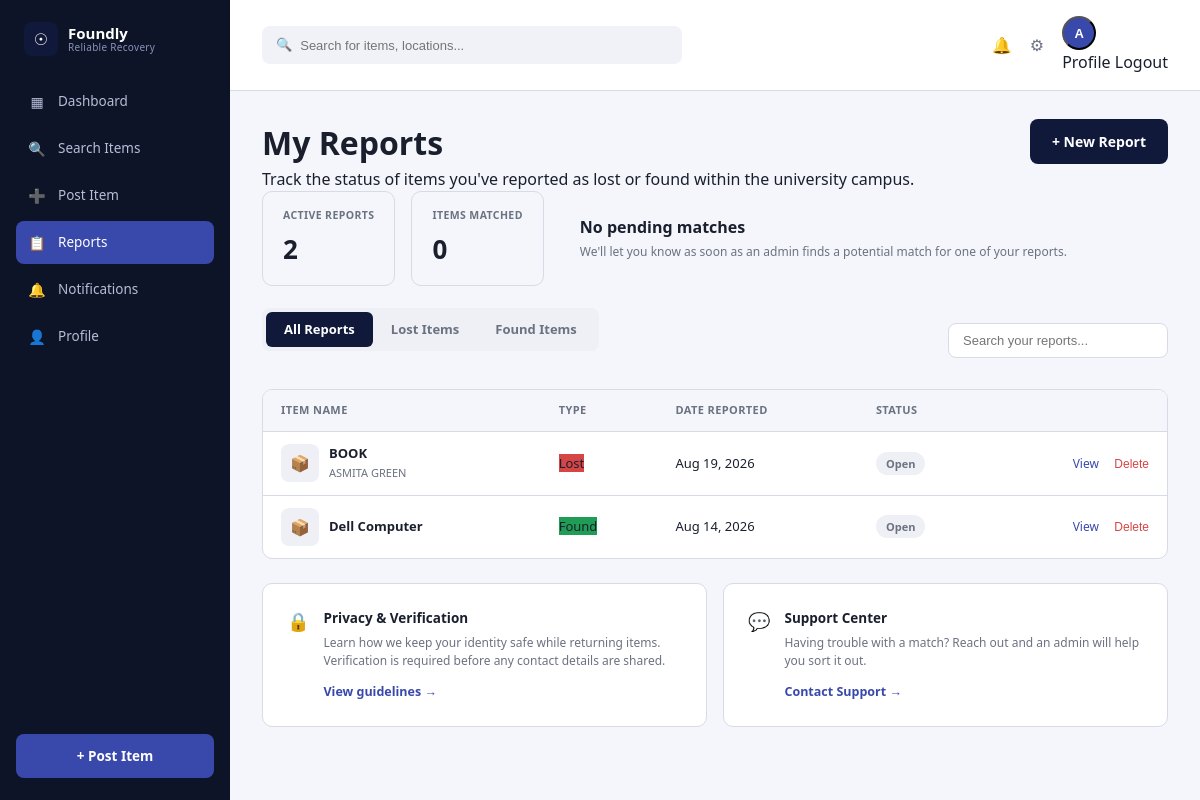
Screenshot of /my_reports.php (signed in) with the database file from the repository.
### tables this page shows
CREATE TABLE `reports` (
  `report_id` int(11) NOT NULL,
  `user_id` int(11) NOT NULL,
  `type` enum('lost','found') NOT NULL,
  `item_name` varchar(100) NOT NULL,
  `category_id` int(11) DEFAULT NULL,
  `description` text NOT NULL,
  `color` varchar(50) DEFAULT NULL,
  `brand` varchar(50) DEFAULT NULL,
  `reward_amount` decimal(10,2) DEFAULT NULL,
  `condition_status` enum('new','good','fair','poor') DEFAULT NULL,
  `location` varchar(150) NOT NULL,
  `notes` text DEFAULT NULL,
  `date_reported` date NOT NULL,
  `status` enum('open','matched','closed') NOT NULL DEFAULT 'open',
  `is_public` tinyint(1) NOT NULL DEFAULT 1,
  `created_at` timestamp NOT NULL DEFAULT current_timestamp(),
  `photo_data` longblob DEFAULT NULL,
  `photo_type` varchar(100) DEFAULT NULL
);

### category_icon.php (called while the page is built)
<?php
function category_icon($categoryName) {
    $map = [
        'Electronics'            => '&#128187;',
        'Documents / ID Cards'   => '&#128179;',
        'Bags'                   => '&#127890;',
        'Clothing'                => '&#128085;',
        'Accessories'            => '&#128092;',
        'Keys'                    => '&#128273;',
        'Books & Stationery'     => '&#128218;',
        'Other'                   => '&#128230;',
    ];
    return $map[$categoryName] ?? '&#128230;';
}

### my_reports.php (the view, shortened to what this page needs)
<?php
require_once 'db.php';
require_once 'category_icon.php';
$uid = $_SESSION['user_id'];
$stmt = $pdo->prepare("SELECT COUNT(*) FROM reports WHERE user_id = ? AND status = 'open'");
$stmt->execute([$uid]);
$activeCount = (int)$stmt->fetchColumn();
$stmt = $pdo->prepare(
    "SELECT COUNT(DISTINCT m.match_id)
     FROM matches m
     JOIN reports rl ON rl.report_id = m.lost_report_id
     JOIN reports rf ON rf.report_id = m.found_report_id
     WHERE (rl.user_id = ? OR rf.user_id = ?) AND m.status = 'verified'"
);
$stmt->execute([$uid, $uid]);
$matchedCount = (int)$stmt->fetchColumn();
$stmt = $pdo->prepare(
    "SELECT r.report_id, r.item_name
     FROM matches m
     JOIN reports r ON r.report_id = m.lost_report_id OR r.report_id = m.found_report_id
     WHERE r.user_id = ? AND m.status = 'pending'
     LIMIT 1"
);
$stmt->execute([$uid]);
$pendingMatch = $stmt->fetch(PDO::FETCH_ASSOC);
$typeFilter = $_GET['type'] ?? 'all';
$search     = trim($_GET['q'] ?? '');
$page       = max(1, (int)($_GET['page'] ?? 1));
$perPage    = 6;
$where  = ['r.user_id = ?'];
$params = [$uid];
$whereSql = implode(' AND ', $where);
$countStmt = $pdo->prepare("SELECT COUNT(*) FROM reports r WHERE $whereSql");
$countStmt->execute($params);
$totalItems = (int)$countStmt->fetchColumn();
$totalPages = max(1, (int)ceil($totalItems / $perPage));
$page = min($page, $totalPages);
$offset = ($page - 1) * $perPage;
$sql = "SELECT r.report_id, r.type, r.item_name, r.color, r.brand, r.status, r.date_reported, r.category_id,
               m.status AS match_status
        FROM reports r
        LEFT JOIN matches m ON (m.lost_report_id = r.report_id OR m.found_report_id = r.report_id) AND m.status != 'rejected'
        WHERE $whereSql
        ORDER BY r.created_at DESC
        LIMIT $perPage OFFSET $offset";
$stmt = $pdo->prepare($sql);
$stmt->execute($params);
$reports = $stmt->fetchAll(PDO::FETCH_ASSOC);
require 'sidebar.php';
?>
<div style="display:flex;justify-content:space-between;align-items:flex-start;flex-wrap:wrap;gap:14px;">
  <div>
    <h1>My Reports</h1>
    <p class="page-sub">Track the status of items you've reported as lost or found within the university campus.</p>
  </div>
  <a href="report_lost.php" class="btn btn-navy">+ New Report</a>
</div>
<div class="reports-top-row">
  <div class="stat-box">
    <span class="stat-box-label">Active Reports</span>
    <span class="stat-box-value"><?php echo $activeCount; ?></span>
  </div>
  <div class="stat-box">
    <span class="stat-box-label">Items Matched</span>
    <span class="stat-box-value"><?php echo $matchedCount; ?></span>
  </div>
  <?php if ($pendingMatch): ?>
    <div class="match-banner">
      <div>
        <strong>Found a match?</strong>
        <p>One of your reports for "<?php echo htmlspecialchars($pendingMatch['item_name']); ?>" has a potential match. Review it now.</p>
      </div>
      <a href="report_details.php?id=<?php echo $pendingMatch['report_id']; ?>" class="btn" style="background:#fff;color:var(--navy);">Review Now</a>
    </div>
  <?php else: ?>
    <div class="match-banner match-banner-empty">
      <div>
        <strong>No pending matches</strong>
        <p>We'll let you know as soon as an admin finds a potential match for one of your reports.</p>
      </div>
    </div>
  <?php endif; ?>
</div>
<div class="reports-toolbar">
  <div class="type-tabs">
    <a href="?type=all" class="<?php echo $typeFilter === 'all' ? 'active' : ''; ?>">All Reports</a>
    <a href="?type=lost" class="<?php echo $typeFilter === 'lost' ? 'active' : ''; ?>">Lost Items</a>
    <a href="?type=found" class="<?php echo $typeFilter === 'found' ? 'active' : ''; ?>">Found Items</a>
  </div>
  <form method="GET" class="reports-search">
    <input type="text" name="q" placeholder="Search your reports..." value="<?php echo htmlspecialchars($search); ?>">
  </form>
</div>
<?php if (empty($reports)): ?>
  <p style="color:var(--text-muted);font-size:13px;margin-top:16px;">No reports match this view.</p>
<?php else: ?>
  <div class="form-card" style="padding:0;overflow:hidden;">
    <table class="reports-table">
      <thead>
        <tr>
          <th>Item Name</th>
          <th>Type</th>
          <th>Date Reported</th>
          <th>Status</th>
          <th></th>
        </tr>
      </thead>
      <tbody>
        <?php foreach ($reports as $r):
            if ($r['status'] === 'closed') {
                $statusLabel = 'Closed'; $statusClass = 'status-closed';
            } elseif ($r['match_status'] === 'verified') {
                $statusLabel = 'Matched'; $statusClass = 'status-matched';
            } elseif ($r['match_status'] === 'pending') {
                $statusLabel = 'Pending'; $statusClass = 'status-pending';
            } else {
                $statusLabel = 'Open'; $statusClass = 'status-open';
            }
        ?>
          <tr>
            <td>
              <div style="display:flex;align-items:center;gap:10px;">
                <span class="listing-icon"><?php echo category_icon(''); ?></span>
                <div>
                  <strong style="font-size:13px;"><?php echo htmlspecialchars($r['item_name']); ?></strong><br>
                  <small style="color:var(--text-muted);font-size:11px;"><?php echo htmlspecialchars(trim(($r['brand'] ?? '') . ' ' . ($r['color'] ?? ''))); ?></small>
                </div>
              </div>
            </td>
            <td><span class="badge <?php echo $r['type'] === 'lost' ? 'badge-lost' : 'badge-found'; ?>"><?php echo ucfirst($r['type']); ?></span></td>
            <td><?php echo date('M j, Y', strtotime($r['date_reported'])); ?></td>
            <td><span class="status-pill <?php echo $statusClass; ?>"><?php echo $statusLabel; ?></span></td>
            <td style="text-align:right;">
              <a href="report_details.php?id=<?php echo $r['report_id']; ?>" style="font-size:12px;color:var(--indigo);margin-right:12px;">View</a>
              <form method="POST" action="my_reports.php" style="display:inline;" onsubmit="return confirm('Delete this report?');">
                <button type="submit" style="background:none;border:none;color:var(--error);cursor:pointer;font-size:12px;">Delete</button>
              </form>
            </td>
          </tr>
        <?php endforeach; ?>
      </tbody>
    </table>
  </div>
<?php endif; ?>
<div class="info-cards-row">
  <div class="form-card info-card">
    <span class="info-icon">&#128274;</span>
    <div>
      <h3>Privacy &amp; Verification</h3>
      <p>Learn how we keep your identity safe while returning items. Verification is required before any contact details are shared.</p>
      <a href="#">View guidelines &rarr;</a>
    </div>
  </div>
  <div class="form-card info-card">
    <span class="info-icon">&#128172;</span>
    <div>
      <h3>Support Center</h3>
      <p>Having trouble with a match? Reach out and an admin will help you sort it out.</p>
      <a href="#">Contact Support &rarr;</a>
    </div>
  </div>
</div>

### base.css (style rules this page uses)
:root { --navy: #10193a; --navy-dark: #0b122b; --indigo: #3949ab; --indigo-dark: #2f3a8f; --bg-light: #dfe4f3; --bg-white: #ffffff; --text-dark: #1a1f2e; --text-muted: #6b7280; --border-gray: #d7dbe6; --success: #1f9d55; --error: #d64545; --radius: 10px; }
* { box-sizing: border-box; margin: 0; padding: 0; }
body { font-family: 'Segoe UI', Roboto, Arial, sans-serif; color: var(--text-dark); background: var(--bg-white); line-height: 1.5; }
a { text-decoration: none; color: inherit; }
.btn { display: inline-flex; align-items: center; justify-content: center; gap: 8px; padding: 12px 22px; border-radius: 8px; border: none; font-size: 14px; font-weight: 600; cursor: pointer; transition: opacity 0.15s ease; }
.btn-navy { background: var(--navy); color: #fff; }

### sidebar.css (style rules this page uses)
.form-card { background: #fff; border: 1px solid var(--border-gray); border-radius: var(--radius); padding: 24px; }
.type-tabs { display: inline-flex; background: #eef0f6; border-radius: 8px; padding: 4px; margin-bottom: 22px; }
.type-tabs a { padding: 8px 18px; border-radius: 6px; font-size: 13px; font-weight: 600; color: var(--text-muted); }
.type-tabs a.active { background: var(--navy); color: #fff; }
.badge-lost { background: var(--error); }
.badge-found { background: var(--success); }
.listing-icon { width: 38px; height: 38px; border-radius: 8px; background: #eef0f6; display: flex; align-items: center; justify-content: center; font-size: 16px; flex-shrink: 0; }
.reports-top-row { display: grid; grid-template-columns: auto auto 1fr; gap: 16px; margin-bottom: 22px; align-items: stretch; }
.stat-box { border: 1px solid var(--border-gray); border-radius: var(--radius); padding: 16px 20px; min-width: 130px; display: flex; flex-direction: column; gap: 6px; justify-content: center; }
.stat-box-label { font-size: 10.5px; text-transform: uppercase; letter-spacing: 0.4px; color: var(--text-muted); font-weight: 700; }
.stat-box-value { font-size: 26px; font-weight: 700; }
.match-banner { background: var(--navy); color: #fff; border-radius: var(--radius); padding: 16px 20px; display: flex; align-items: center; justify-content: space-between; gap: 16px; }
.match-banner p { font-size: 12px; color: #c7cbe6; margin-top: 4px; }
.match-banner-empty { background: #f4f6fb; color: var(--text-dark); }
.match-banner-empty p { color: var(--text-muted); }
.reports-toolbar { display: flex; justify-content: space-between; align-items: center; flex-wrap: wrap; gap: 14px; margin-bottom: 16px; }
.reports-search input { padding: 9px 14px; border-radius: 8px; border: 1.5px solid var(--border-gray); font-size: 13px; min-width: 220px; outline: none; }
.reports-table { width: 100%; border-collapse: collapse; font-size: 13px; }
.reports-table th { text-align: left; background: #f4f6fb; padding: 12px 18px; font-size: 11px; text-transform: uppercase; letter-spacing: 0.4px; color: var(--text-muted); }
.reports-table td { padding: 12px 18px; border-top: 1px solid var(--border-gray); }
.status-pill { font-size: 11px; font-weight: 600; padding: 4px 10px; border-radius: 20px; }
.status-open { background: #eef0f6; color: var(--text-muted); }
.info-cards-row { display: grid; grid-template-columns: 1fr 1fr; gap: 16px; margin-top: 24px; }
.info-card { display: flex; gap: 14px; }
.info-icon { font-size: 18px; flex-shrink: 0; }
.info-card h3 { font-size: 13.5px; margin-bottom: 6px; }
.info-card p { font-size: 12px; color: var(--text-muted); margin-bottom: 8px; }
.info-card a { font-size: 12.5px; color: var(--indigo); font-weight: 600; }

### rows the page displays
reports: item_name "BOOK", brand+color "ASMITA GREEN", type "Lost", date_reported "Aug 19, 2026", statusLabel "Open"
reports: item_name "Dell Computer", type "Found", date_reported "Aug 14, 2026", statusLabel "Open"

### other values shown
$item['icon'] "▦"
$item['label'] "Dashboard"
$item['icon'] "🔍"
$item['label'] "Search Items"
$item['icon'] "➕"
$item['label'] "Post Item"
$item['icon'] "📋"
$item['label'] "Reports"
$item['icon'] "🔔"
$item['label'] "Notifications"
$item['icon'] "👤"
$item['label'] "Profile"
$postBtnLabel "+ Post Item"
substr($_SESSION['full_name'], 0, 1) "A"
$activeCount "2"
